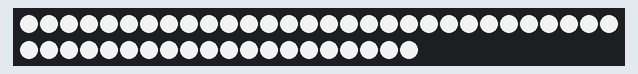
This sketch was run on a simulated Arduino Uno, built with avr-gcc and run on an emulated ATmega328P. Shown: 50 RGB LEDs in strip order, left to right, continuing on the next row. Dim RGB values are drawn brighter than linear; the strip is taken to match the declared colour order.

Above: at 3.8 s.
At 9.7 s:
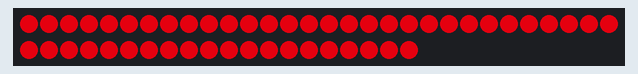
At 33.1 s:
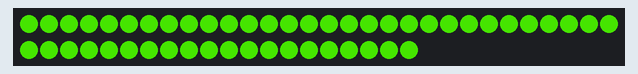

The sketch:

irgendwas.ino
```cpp
#include <Adafruit_NeoPixel.h>
#define PIN 6
#define NUMPIXELS 50
#define DELAYVAL 2000
Adafruit_NeoPixel pixels(NUMPIXELS, PIN, NEO_RGB + NEO_KHZ800);
#define GREY pixels.Color(211, 211, 211)
#define RED pixels.Color(173, 0, 11)
#define GREEN pixels.Color(52, 173, 0)

void setup() {
	pixels.begin();
}

void loop() {
	fill_delay(GREY, 75);
	delay(DELAYVAL);
	fill_delay(RED, 75);
	delay(DELAYVAL);
	fill_delay(GREEN, 75);
	delay(DELAYVAL);
}

void fill_delay(uint32_t color, int dl) {
	for (int i = 0; i < NUMPIXELS; i++) {
		pixels.setPixelColor(i, color);
		pixels.show();
		delay(dl);
	}
}
```
